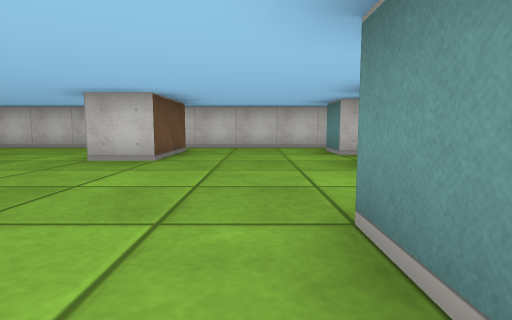
view 1 (above)

16 first-person views from a walk through a cub3D maze. The camera is about half as high as the walls, tilts 6° down and sees 80° across. The floor is counted in squares. Each view is taken from the middle of a square. On the plan, view 1 faces up. The plan holds only what a view shows up to about 9 squares ahead; the rest is blank.

view 2
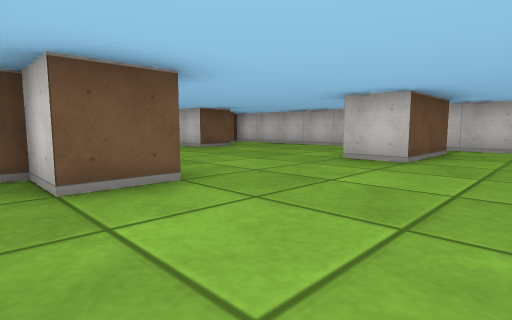

view 3
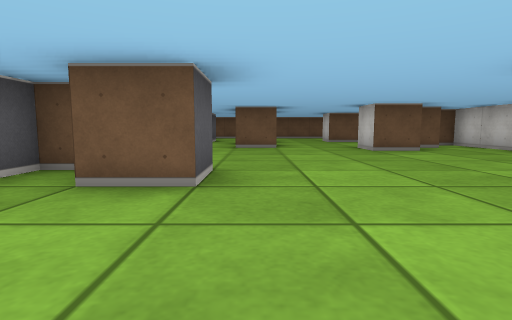

view 4
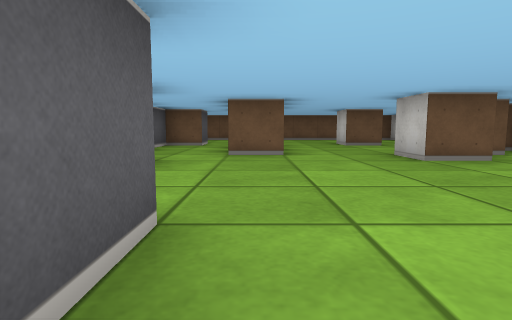

view 5
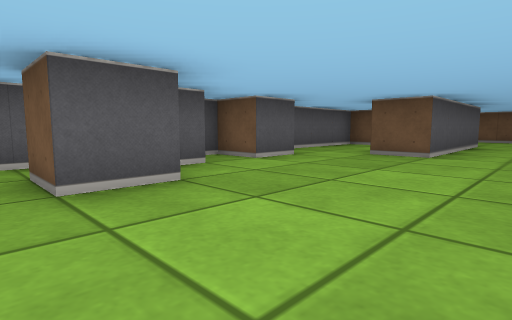

view 6
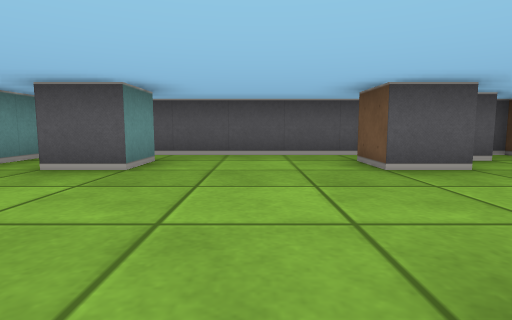

view 7
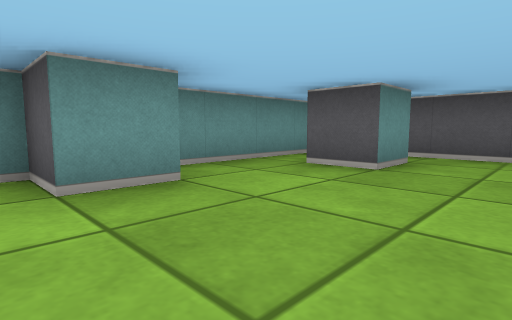

view 8
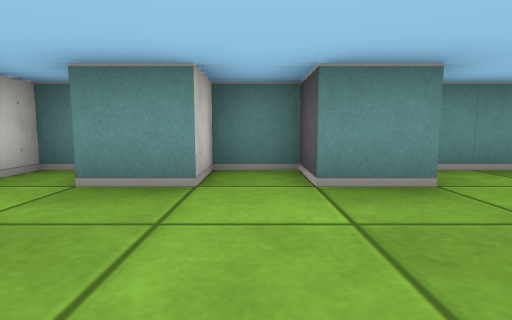

view 9
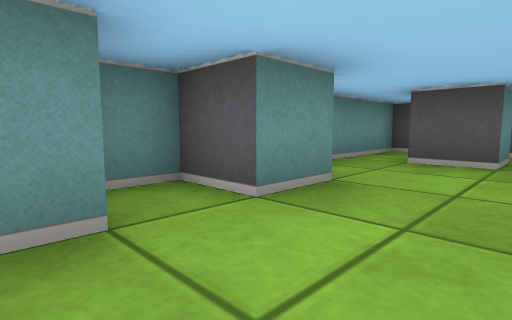

view 10
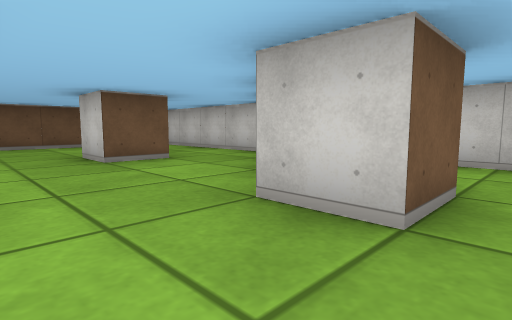

view 11
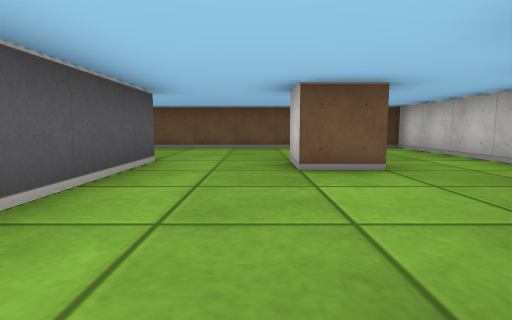

view 12
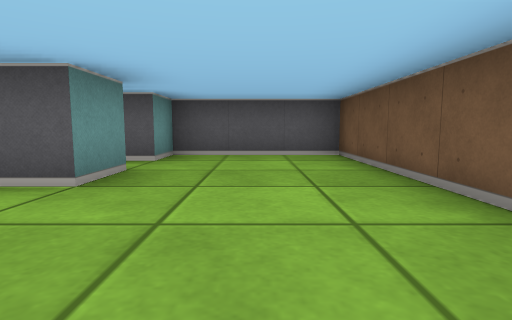

view 13
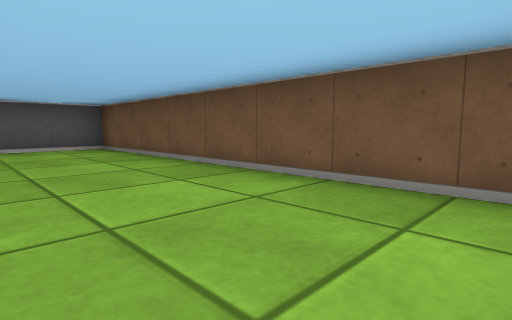

view 14
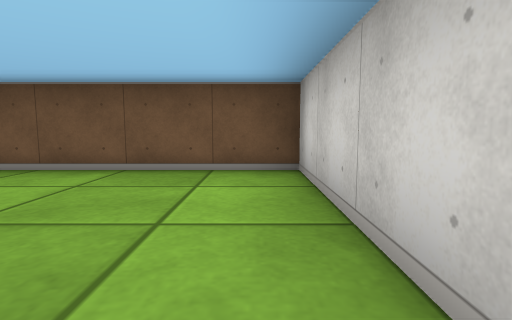

view 15
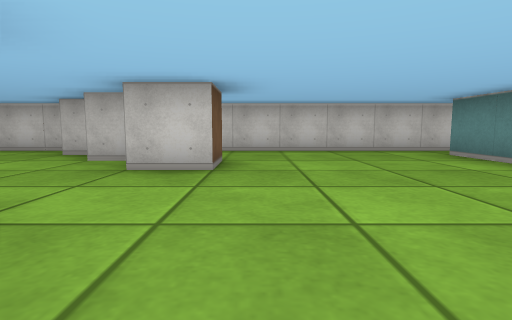

view 16
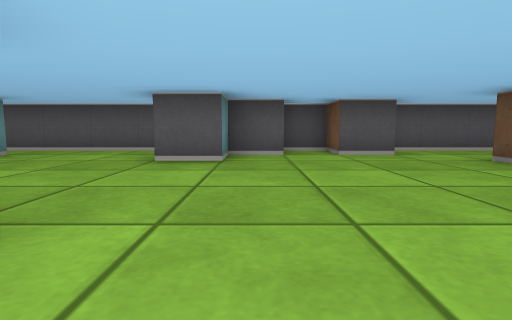

### Floor plan
Ten units are one square. View 1 is at (0, 0); x grows to the right and y downward. Boxes are objects, and circles mark ways between rooms. Rooms are numbered by the first view taken in them; rooms with no view inside come last. Other rooms are left out.
<svg viewBox="-150 -80 180 90">
<path fill="none" stroke="#000" d="M-25 -51 -25 -65M-46 -5 -35 -5 -35 -15 -25 -15 -25 -5 -35 -5 -35 5 25 5 25 -30M-15 -66 -15 -45 -25 -45M-65 -56 -65 -45 -75 -45M5 -4 5 -15 15 -15M-66 -5 -55 -5 -55 5 -45 5M15 -34 15 -45 25 -45 25 -55 15 -55 15 -65M-85 -25 -75 -25 -75 -15M-75 -66 -75 -60M25 -70 25 -75 -85 -75 -85 -70M-115 -5 -105 -5 -105 5 -69 5M-105 -56 -105 -45 -115 -45M-115 -15 -115 -25 -85 -25M-90 -65 -95 -65M-101 -75 -145 -75 -145 5 -115 5 -115 -5M-79 -55 -85 -55"/>
<circle cx="-87" cy="-27" r="3" fill="#2a7"/>
<text x="-30" y="-30">1</text>
<text x="-120" y="-40">2</text>
</svg>
Room 1 opens to room 2.

Where each view was taken, in squares from view 1:
view 1: 0 up, 0 right, facing up
view 2: 0 up, 0 right, facing up-left
view 3: 2 up, 0 right, facing left
view 4: 2 up, 2 left, facing left
view 5: 4 up, 2 left, facing down-left
view 6: 5 up, 1 left, facing down
view 7: 5 up, 1 left, facing down-right
view 8: 5 up, 1 left, facing right
view 9: 6 up, 0 right, facing down-right
view 10: 3 up, 6 left, facing up-left
view 11: 4 up, 7 left, facing left
view 12: 5 up, 13 left, facing down
view 13: 7 up, 12 left, facing down-left
view 14: 7 up, 11 left, facing left
view 15: 1 up, 6 left, facing up
view 16: 6 up, 4 left, facing down
